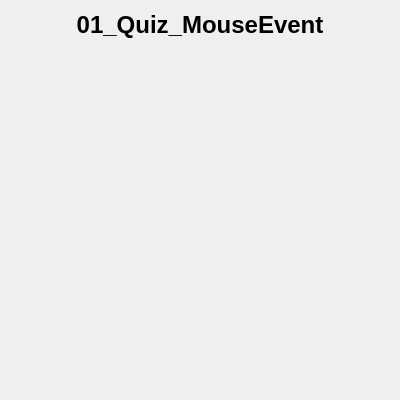
<?xml version="1.0" encoding="UTF-8"?>
<ui version="4.0">
 <class>window</class>
 <widget class="QWidget" name="window">
  <property name="geometry">
   <rect>
    <x>0</x>
    <y>0</y>
    <width>400</width>
    <height>400</height>
   </rect>
  </property>
  <property name="windowTitle">
   <string>window</string>
  </property>
  <layout class="QGridLayout" name="gridLayout">
   <item row="0" column="0">
    <widget class="QLabel" name="label">
     <property name="sizePolicy">
      <sizepolicy hsizetype="Preferred" vsizetype="Fixed">
       <horstretch>0</horstretch>
       <verstretch>0</verstretch>
      </sizepolicy>
     </property>
     <property name="font">
      <font>
       <pointsize>18</pointsize>
       <bold>true</bold>
      </font>
     </property>
     <property name="text">
      <string>01_Quiz_MouseEvent</string>
     </property>
     <property name="alignment">
      <set>Qt::AlignCenter</set>
     </property>
    </widget>
   </item>
   <item row="1" column="0">
    <widget class="glWidget" name="widget" native="true"/>
   </item>
  </layout>
 </widget>
 <customwidgets>
  <customwidget>
   <class>glWidget</class>
   <extends>QWidget</extends>
   <header location="global">glwidget.h</header>
   <container>1</container>
  </customwidget>
 </customwidgets>
 <resources/>
 <connections/>
</ui>
